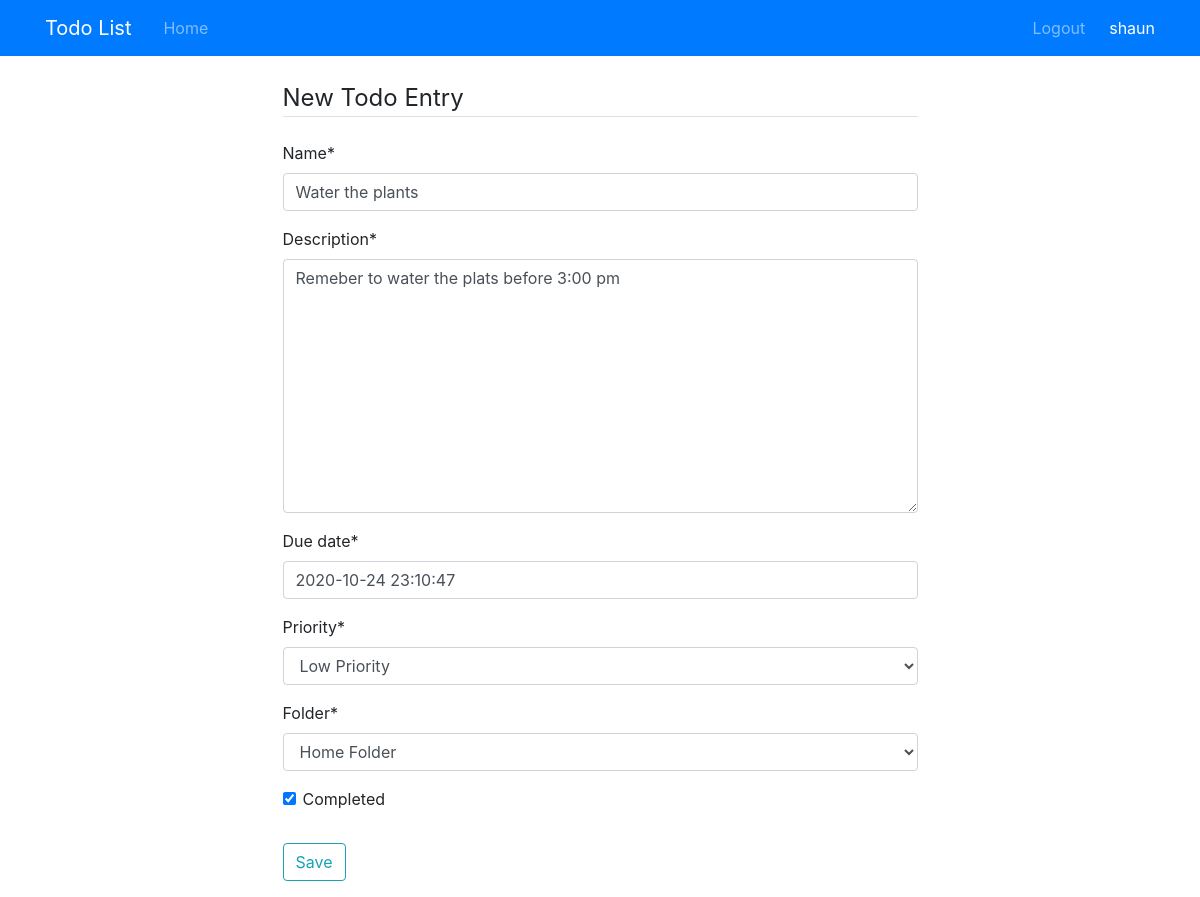
/entry/1/ (signed in), run on an earlier commit of the app's database.
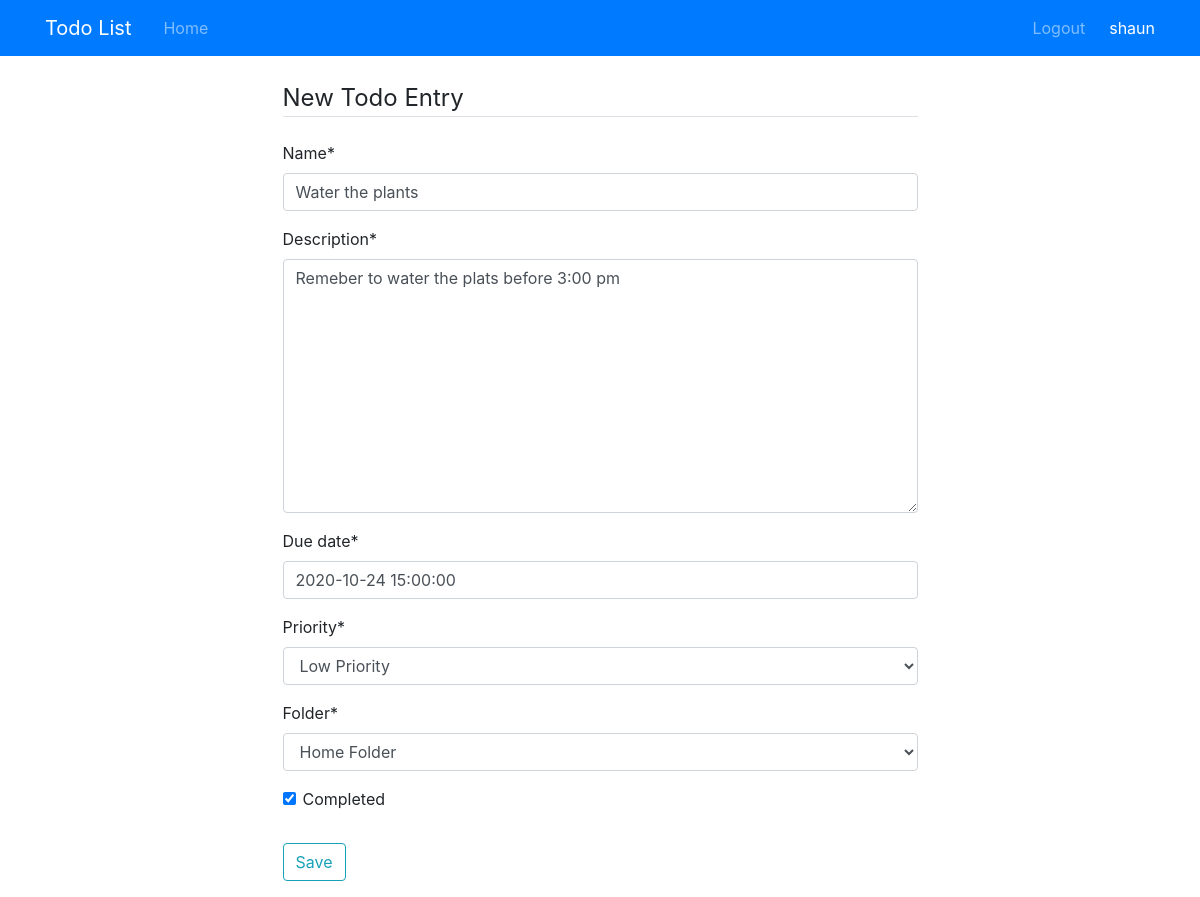
And on a later commit of the database.
### todo/models.py (models this page shows, shortened)
class Entry(models.Model):
    name = models.CharField(max_length=200)
    description = models.TextField()
    date_created = models.DateTimeField(default=timezone.now)
    due_date = models.DateTimeField()
    priority = models.PositiveIntegerField(default=1, choices=PRIORITY_CHOICES)
    completed = models.BooleanField(default=False)
    folder = models.ForeignKey(Folder, on_delete=models.CASCADE)

class Folder(models.Model):
    name = models.CharField(max_length=200)
    user = models.ForeignKey(User, on_delete=models.CASCADE)
    def __str__(self):
        return self.name

### todo/views.py (the view)
# urls.py: path('entry/<int:entry_id>/', views.update_entry, name='update_entry'),
@login_required
def update_entry(request, entry_id):
    entry = get_object_or_404(Entry, pk=entry_id)
    if request.user != entry.folder.user:
        return HttpResponseForbidden()
    if request.method == 'POST':
        form = EntryCreationForm(request.user, request.POST, instance=entry)
        if form.is_valid():
            form.save()
            messages.success(request, f"Your To Do entry has been updated!")
            return redirect('todo:folder', folder_id = form.cleaned_data['folder'].id)
    else:
        form = EntryCreationForm(request.user, instance=entry)
    return render(request, "todo/entry_form.html", {'form' : form, 'entry_id':entry_id})

### todo/forms.py
class EntryCreationForm(forms.ModelForm):
    class Meta:
        model = Entry
        fields = ['name', 'description', 'due_date', 'priority', 'folder', 'completed']
    def __init__(self, user, *args, **kwargs):
        super(EntryCreationForm, self).__init__(*args, **kwargs)
        self.fields['folder'].queryset = user.folder_set

### todo/templates/todo/entry_form.html (shortened to what this page needs)
{% extends "todo/base.html" %}
{% load crispy_forms_tags %}
{% block content %}
    <div class="row">
        <div class="col-md-7 mx-auto">
            <div class="content-section">
                <form method="POST">
                    <fieldset class="form-group">
                        <legend class="border-bottom mb-4">New Todo Entry</legend>
                        {{ form|crispy }}
                    </fieldset>
                    <div class="form-group">
                        <button type="submit" class="btn btn-outline-info">Save</button>
                    </div>
                </form>
            </div>
        </div>
    </div>
{% endblock content %}

What changed in the data, as far as the page shows it:
changed Entry "Remeber to water the plats before 3:00 pm": due_date "2020-10-24 23:10:47" → "2020-10-24 15:00:00"
